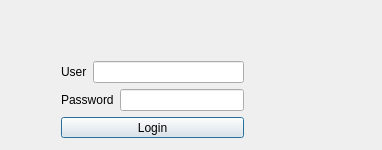
<?xml version="1.0" encoding="UTF-8"?>
<ui version="4.0">
 <class>Dialog</class>
 <widget class="QDialog" name="Dialog">
  <property name="geometry">
   <rect>
    <x>0</x>
    <y>0</y>
    <width>382</width>
    <height>150</height>
   </rect>
  </property>
  <property name="windowTitle">
   <string>JerryApkTools</string>
  </property>
  <widget class="QWidget" name="">
   <property name="geometry">
    <rect>
     <x>50</x>
     <y>50</y>
     <width>205</width>
     <height>99</height>
    </rect>
   </property>
   <layout class="QVBoxLayout" name="MainLoginLayout">
    <item>
     <layout class="QHBoxLayout" name="horizontalLayout">
      <item>
       <widget class="QLabel" name="label">
        <property name="text">
         <string>User</string>
        </property>
       </widget>
      </item>
      <item>
       <widget class="QLineEdit" name="lineEdit"/>
      </item>
     </layout>
    </item>
    <item>
     <layout class="QHBoxLayout" name="horizontalLayout_2">
      <item>
       <widget class="QLabel" name="label_2">
        <property name="text">
         <string>Password</string>
        </property>
       </widget>
      </item>
      <item>
       <widget class="QLineEdit" name="lineEdit_2"/>
      </item>
     </layout>
    </item>
    <item>
     <widget class="QPushButton" name="pushButton">
      <property name="text">
       <string>Login</string>
      </property>
     </widget>
    </item>
   </layout>
  </widget>
 </widget>
 <layoutdefault spacing="6" margin="11"/>
 <resources/>
 <connections/>
</ui>
